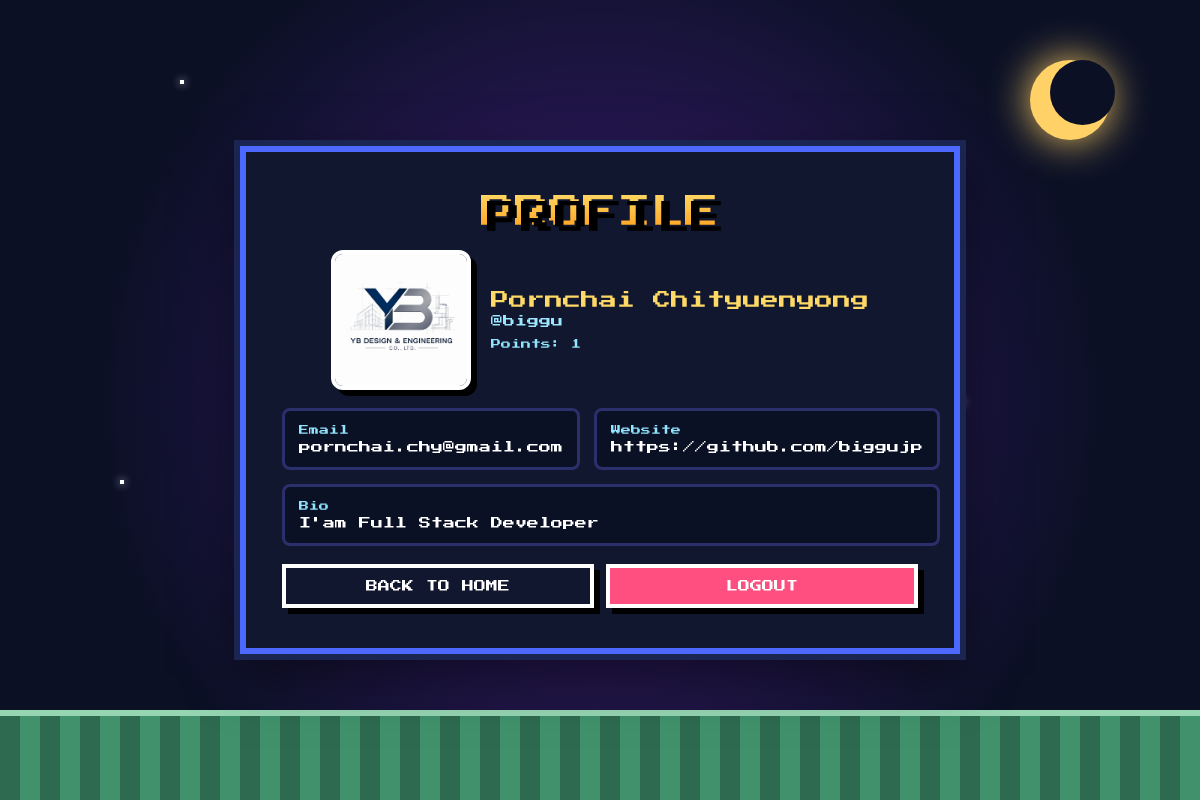
The app's page /profile/ (signed in) with its own data.
### myapp/models.py (models this page shows, shortened)
class Member(models.Model):
    user = models.OneToOneField(User, on_delete=models.CASCADE)
    name = models.CharField(max_length=100, verbose_name='ชื่อ-นามสกุล')
    homenum = models.CharField(max_length=6, verbose_name='บ้านเลขที่')
    email = models.EmailField(verbose_name='อีเมล', null=True, blank=True)
    phone = models.CharField(max_length=10, verbose_name='เบอร์โทร')
    avatar = models.ImageField(upload_to='avatars/', null=True, blank=True, verbose_name='รูปประจำตัว')
    bio = models.TextField(null=True, blank=True, verbose_name='ประวัติส่วนตัว')
    website = models.URLField(null=True, blank=True, verbose_name='เว็บไซต์ส่วนตัว')
    point = models.IntegerField(default=1, verbose_name='คะแนน')

### myapp/views.py (the view)
# urls.py: path('profile/', profile, name='profile'),
@login_required
def profile(request):
    member, created = Member.objects.get_or_create(
        user=request.user
    )
    return render(request, 'profile.html', {
        'member': member
    })

### myapp/templates/profile.html (shortened to what this page needs)
<!DOCTYPE html>
<html lang="en">
<head>
</head>
<body>
<div class="stars">
    <div class="star" style="top:10%;left:15%"></div>
    <div class="star" style="top:50%;left:80%"></div>
    <div class="star" style="top:60%;left:10%"></div>
 </div>
<div class="moon"></div>
<div class="card">
    <div class="title">PROFILE</div>
    <div class="profile-top">
        {% if member.avatar %}
            <img src="{{ member.avatar.url }}" class="avatar" alt="Avatar">
        {% else %}
            <img src="https://www.gravatar.com/avatar/?s=240&d=identicon" class="avatar" alt="Avatar">
        {% endif %}
        <div class="meta">
            <div class="name">{{ member.name|default:"-" }}</div>
            <div class="username">@{{ member.user }}</div>
            <div style="margin-top:6px;font-size:10px;color:#91e5ff"> Points: {{ member.point }}</div>
        </div>
    </div>
    <div class="info-grid">
        <div class="info-card">
            <span class="info-label">Email</span>
            <div class="info-value">{{ member.email|default:"-" }}</div>
        </div>
        <div class="info-card">
            <span class="info-label">Website</span>
            <div class="info-value">{{ member.website|default:"-" }}</div>
        </div>
        <div class="info-card" style="grid-column:1 / -1">
            <span class="info-label">Bio</span>
            <div class="info-value">{{ member.bio|default:"-" }}</div>
        </div>
    </div>
    <div class="btn-group">
        <a href="{% url 'home' %}" class="btn btn-outline">BACK TO HOME</a>
        <a href="{% url 'logout' %}" class="btn btn-logout">LOGOUT</a>
    </div>
</div>
<div class="ground"></div>
</body>
</html>

### myapp/templates/profile.html (style rules this page uses)
* { box-sizing:border-box;margin:0;padding:0 }
body { font-family:'Press Start 2P', cursive; min-height:100vh; display:flex; justify-content:center; align-items:center; overflow:hidden; background: radial-gradient(circle at center, #3f1d78 0%, #0b1025 70%); color:#fff; }
.stars { position:fixed;width:100%;height:100%;overflow:hidden }
.star { position:absolute;width:4px;height:4px;background:#fff;box-shadow:0 0 8px #fff;animation:blink 2s infinite alternate }
.moon { position:absolute;top:60px;right:90px;width:80px;height:80px;background:#ffd166;border-radius:50%;box-shadow:0 0 40px #ffd166 }
.moon:before { content:"";position:absolute;width:65px;height:65px;background:#0b1025;border-radius:50%;left:20px;top:0 }
.card { position:relative;text-align:center;padding:40px 36px;background:#10172e;border:6px solid #4d68ff;box-shadow:0 0 0 6px #1b2552,0 20px 50px rgba(0,0,0,.5);z-index:2;width:min(720px,92%) }
.title { font-size:34px;line-height:1.2;background:linear-gradient(#ffd966,#ff9f1c);-webkit-background-clip:text;-webkit-text-fill-color:transparent;text-shadow:6px 6px #000;margin-bottom:18px }
.profile-top { display:flex;align-items:center;gap:20px;justify-content:center;margin-bottom:18px }
.avatar { width:140px;height:140px;border-radius:12px;object-fit:cover;border:4px solid #fff;box-shadow:6px 6px #000 }
.meta { display:flex;flex-direction:column;align-items:flex-start;gap:6px }
.name { font-size:18px;color:#ffd966 }
.username { color:#9be7ff;font-size:12px }
.info-grid { display:grid;grid-template-columns:1fr 1fr;gap:14px;margin-top:14px }
.info-card { background:#0b1125;padding:14px;border:3px solid #2b2f6b;border-radius:8px;text-align:left }
.info-label { font-size:10px;color:#91e5ff;display:block;margin-bottom:6px }
.info-value { font-size:12px;color:#fff }
.btn-group { display:flex;gap:12px;margin-top:18px }
.btn { flex:1;padding:12px 10px;text-decoration:none;color:#fff;border:4px solid #fff;box-shadow:6px 6px #000;font-size:12px }
.btn-outline { background:#10172e }
.btn-logout { background:#ff4f81 }
.ground { position:absolute;bottom:0;width:100%;height:90px;background:repeating-linear-gradient(90deg,#2d6a4f 0 20px,#40916c 20px 40px);border-top:6px solid #95d5b2 }

### records on screen
Member: avatar (picture), name "Pornchai Chityuenyong", user "biggu", point "1", email "pornchai.chy@gmail.com", website "https://github.com/biggujp", bio "I'am Full Stack Developer"
